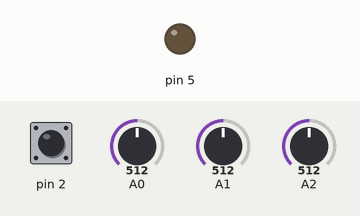
A sketch run on a simulated Arduino Uno, built with avr-gcc and run on an emulated ATmega328P. Parts: output pins drawn as LEDs (lit = HIGH). The inputs (shaded band) are chosen by the test bench; at power-on: pin 2 LOW, A0 = 512, A1 = 512, A2 = 512.

Above: at 1.2 s.
1.3 s: pin 2 pulsed HIGH 2 times (0.12 s each, 0.3 s apart)
At 2.7 s:
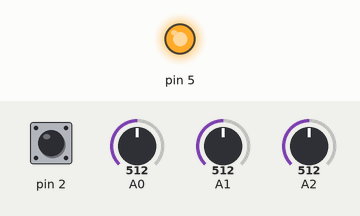
3.4 s: pin 2 driven HIGH
At 4.3 s:
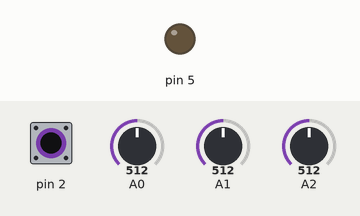
4.9 s: pin 2 driven LOW
At 5.4 s:
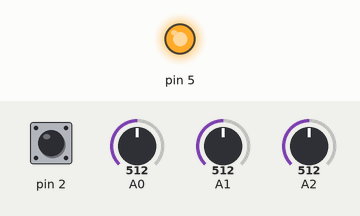
Timing chart, 0 to 7.9 s (numbered marks = the images above; inputs shaded):
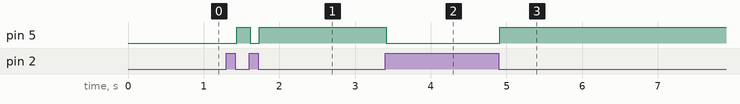

Measured:
- after the input at 1.3 s, pin 5: LOW → HIGH after 0.14 s, → LOW 0.18 s later, → HIGH 0.12 s later
- after the input at 3.4 s, pin 5: HIGH → LOW at once
- after the input at 4.9 s, pin 5: LOW → HIGH at once

The sketch:

FormBit.ino
```cpp
int recording [3] = {1024,1024,1024};
bool pressed = false;

void setup() {
    Serial.begin(9600); // baud rate 9600 bps
    pinMode(PD2, INPUT);
    pinMode(PD5, OUTPUT);
}

void loop() {

  int left = analogRead(PC0);
  int center = analogRead(PC1);
  int right = analogRead(PC2);

  //Butten pressed -> pressed = true
  if(digitalRead(PD2) == HIGH)
  {
    pressed = true;
  }

  //Do processing
  if(pressed == true) {
    recording[0] = left;
    recording[1] = center;
    recording[2] = right;

    delay(10);
    digitalWrite(PD5, LOW);
    pressed = false;
  }
  else if((left < recording[0]+75) && (left > recording[0]-75) && (center < recording[1]+75) && (center > recording[1]-75) && (right < recording[2]+75) && (right > recording[2]-75))
  {
    delay(10);
    digitalWrite(PD5, HIGH);
  }
  else
  {
    delay(10);
    digitalWrite(PD5, LOW);
  }
}
```
